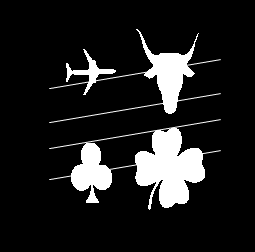
%> input picture P3/Project 3/454project3/match2a.bmp, 255 x 252 px
$ octave --eval "result = match2afilter(imread('match2a.bmp'));"   (GNU Octave 9; MATLAB toolbox functions it lacks are replaced by stand-ins)
%> lines starting %> are read from the running program, lines starting %| are printed output that depends on the picture; in (x1, y1, x2, y2) boxes, pixels count from 0 and x2, y2 are one past the last pixel; in counts of white or black regions, pixels touching at a corner belong together; the program's own positions count from 1
%%%%%%%%%%%%% The match2afilter.m file %%%%%%%%%%%%%%%%%%%%%%%%%%%%%%%%%%%%%
%
%
%Purpose:
%     To cancel the streak noise in the input image(match2a.bmp) with the
%      method of opening (firstly erosion then dilation), and to try best to
%      retain the shape of the objects in the images.
%
%      Input Variables
%          f                         input target 2D image (with noise)
%
%      Returned Results
%          fff                       output 2D image (with noise canceled)
%
%       Processing Flow:
%      1.  Firstly obtain the size of input image then initial 2 same size
%          image matrices to save gray level information
%      2.  Then loop for examine pixels in the input image. We use the 3*1
%          vertical mask, and considering the border effect, the first and
%          last row of the input image will not be examinedand. Use '&&' for
%          erosion judgement, then obtain the erosion image ff
%      3.  Do process of dilation with same mask and use '||' for dilation
%          judgement. Border effect should also be considered. Finally we
%          obtain the image fff which has no streak noise in it.
%
%
%  Author:     Zhenning Zhao, Michael Mikulski, Kyle McCormick
%  Date:        10/25/2012
%
%%%%%%%%%%%%%%%%%%%%%%%%%%%%%%%%%%%%%%%%%%%%%%%%%%%%%%%%%%%%%%%%%%%%%%%%%%%

function fff = match2afilter(f)

% obtain the size of the input image
[m, n] = size(f);
%> m = 252; n = 765

% initialize image matrices
ff = zeros(m,n);
fff = zeros(m,n);

% loop for erosion process (considering the border effect)
for i = 2:(m-1)
    for j = 1:n

        if f(i,j)>0 && f(i+1, j)> 0 && f(i-1,j)>0

            ff(i,j) = 1;
        end
    end
end
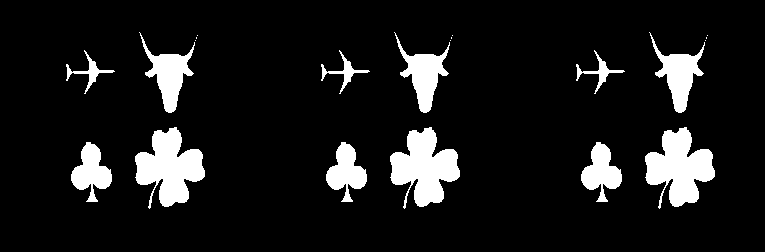
%> ff: size 252x765 double; values 0 (black) and 1 (white), 10.3% white; 21 white regions (9 under 20 px), largest, box (x1, y1, x2, y2) and area: (135, 127, 205, 209) 3301, (390, 127, 460, 209) 3301, (645, 127, 715, 209) 3301

% show the image after erosion
figure;
subplot(1,2,1);
imshow(ff);
title('image match2a after erosion');

% loop for dilation process (considering the border effect)
for i = 2:(m-1)
    for j = 1:n

            if ff(i,j)>0 || ff(i+1, j)> 0 || ff(i-1,j)>0

            fff(i,j) = 1;
            end

    end
end
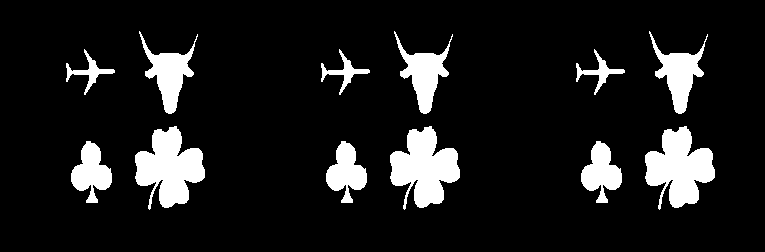
%> fff: size 252x765 double; values 0 (black) and 1 (white), 11.2% white; 12 white regions, largest, box (x1, y1, x2, y2) and area: (135, 126, 205, 210) 3497, (390, 126, 460, 210) 3497, (645, 126, 715, 210) 3497

% show the final image
subplot(1,2,2);
imshow(fff);
title('final result');

$ run again, on P3/Project 3/454project3/match3a.bmp
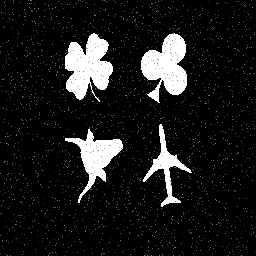
%> input picture P3/Project 3/454project3/match3a.bmp, 256 x 256 px
%> after the loop in match2afilter, `for i = 2:(m-1)`:
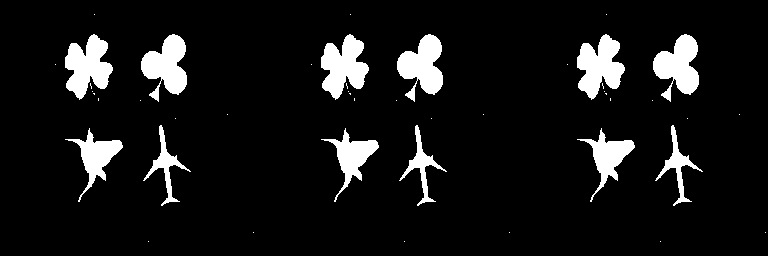
%> ff: size 256x768 double; values 0 (black) and 1 (white), 8.7% white; 45 white regions (33 under 20 px), largest, box (x1, y1, x2, y2) and area: (65, 34, 113, 100) 1898, (321, 34, 369, 100) 1898, (577, 34, 625, 100) 1898
%> after the loop in match2afilter, `for i = 2:(m-1)`:
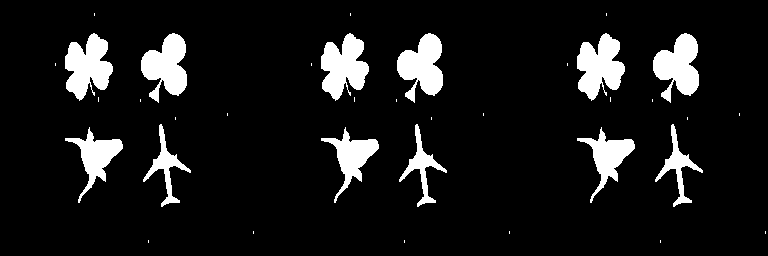
%> fff: size 256x768 double; values 0 (black) and 1 (white), 9.6% white; 36 white regions (24 under 20 px), largest, box (x1, y1, x2, y2) and area: (65, 33, 113, 101) 2048, (321, 33, 369, 101) 2048, (577, 33, 625, 101) 2048
